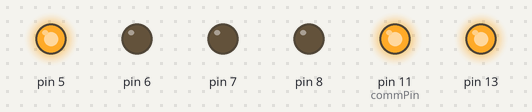
Bench run of a sketch on a simulated Arduino Uno, built with avr-gcc and run on an emulated ATmega328P. Parts: output pins drawn as LEDs (lit = HIGH).

Above: at 5.6 s.
At 7.1 s:
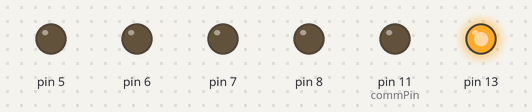
Timing chart, 0 to 8.4 s (numbered marks = the images above):
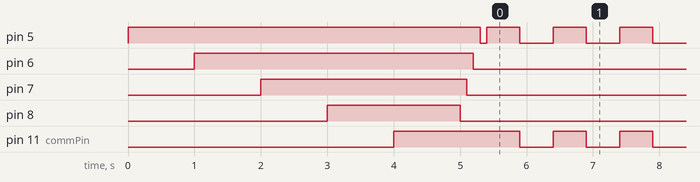

The sketch:

IndctrB.ino
```cpp
#include <SoftwareSerial.h>
//Version History:
//  v10 version is a copy of v9 with improvements:
//    1. updateLEDs() was updated to only sorth through numLasers
//    2. Moved pinBlinking[laser+4] =false and lastSignal[laser] = millis() inside of check function
//  v9 version is a copy of v8 with improvements:
//    1. add "if (laser <= numLasers) { //only update the laserState if it's from a valid laser"
//       to fix problem where numLasers=1, but there are Lasers 2 and 3 in testing sending valid signals
//       then Laser 2 & 3 turn into ghost lasers that never turn off.
//  v7 version is a copy of v6 with improvements:
//    1. currMillis is now initialized globally in beginning and used throughout
//    2. currMillis is used instead of multiple calls to millis() in the same comparison operation
//    3. errorCode changed to 90+laser so within 255 limit of a byte (instead of 880)
//    4. Definitely set all laser lights to an output and drive LOW in setup so known state and voltage
//  v2 version is identical to v1 but now includes turning the onboard LED on the arduino to increase minimum current draw.
//    1. The batteries we use have an autoshutoff feature that will trigger after some time if not enough current is drawn, and
//    we don't draw much when no lasers are active, so here we also turn the onboard LED on at all times to help prevent
//    the autoshutoff from activating. Onboard LED is pin 13.
//-------------------------------------------------------

//Specify total number of control boxes on this network
const int numLasers = 1; //num of actual in use lasers. turns off blinking of other laser channels that don't exist in the room
const int maxLasers = 4; //maximum number of lasers currently able to be monitored by one unit


//Specify pins that will be used by xbee for transmission
const int TX = 2; // XBee's DOUT (TX) is connected to pin 2 (Arduino's Software RX)
const int RX = 3; // XBee's DIN (RX) is connected to pin 3 (Arduino's Software TX)
SoftwareSerial XBee(TX, RX); //create XBee object of class SoftwareSerial

//Create an array to save the state (i.e. on/off) of each laser. Add 1 to skip the 0 index for more intuitive programming
int laserState[maxLasers + 1] = {0, 0, 0, 0, 0};


int in; //declare variable for value that will be read from XBee

const int commPin = 11; //pin number for comm light
boolean allSignalGood = true; //whether reading signal from all lasers. this is for comm pin, if any signal lost, comm pin will flash
boolean pinBlinking[commPin + 1]; //boolean values indicating if each pin should be blinking. again +1 to avoid 0-indexing

//Create an array to save the last timestamp from when a signal was read from each laser
unsigned long lastSignal[maxLasers + 1] = {0, 0, 0, 0, 0}; //again +1 to avoid 0-indexing

unsigned long lastBlink = 0;  //saves the timestamp of the last blink. This is last blink for all LEDs including comm
boolean blinkState = HIGH;  //alternates between HIGH and LOW for all LEDs that should be blinking

unsigned long prevMillis = 0;
const int interval = 200;  //time interval for state updates (ms)
const int commLoss = 2000; //time intervale at which we say communication has been lost with a laser (ms)

unsigned long currMillis = 0; //initialize and set current milliseconds to 0


void setup() {
  XBee.begin(9600); //begin xbee communication
  Serial.begin(9600); //begin serial communication with any console attached (e.g. the PC)

  //initialize the pinBlinking array as false for all pins (so initially none should be on)
  for (int i = 0; i <= commPin; i++) {
    pinBlinking[i] = false; //initialize the array
  }
  //Initialize LED pins. Pins 5-8 are laser LEDs, pin 11 is comm LED and is initialzed after
  for (int i = 5; i < 5 + maxLasers; i++) {
    pinMode(i, OUTPUT);
    digitalWrite(i, LOW);
  }

  //Set up redboard pin 11 as the commPin
  pinMode(commPin, OUTPUT);
  digitalWrite(commPin, LOW);

  //Turn LED for pin13 on to increase current from the battery to prevent it from auto-shutting off
  pinMode(13, OUTPUT);
  digitalWrite(13,HIGH);

  //Cycle through slowly all lights. The power supply will turn off if initial current isn't large enough, thus turn all on slowly.
  digitalWrite(5,HIGH);
  delay(1000);
  digitalWrite(6,HIGH);
  delay(1000);
  digitalWrite(7,HIGH);
  delay(1000);
  digitalWrite(8,HIGH);
  delay(1000);
  digitalWrite(commPin,HIGH);
  delay(1000);
  digitalWrite(8,LOW);
  delay(100);
  digitalWrite(7,LOW);
  delay(100);
  digitalWrite(6,LOW);
  delay(100);
  digitalWrite(5,LOW);
  delay(100);
}


void loop() {
  //Run the process to check for an Xbee input signal. Keeps Xbee buffer manageable.
  process();

  //Update LED states every 200ms
  //  Check if difference in timestamps exceeds global time interval variable
  //  notice this is better than a pure delay, because the if statement will be skipped
  //  and process() called many times before next 200ms LED on/off change
  //  currMillis-prevMillis <=0 added for rare millis() rollover case every 50 days
  currMillis = millis();
  if (long(currMillis - prevMillis) > interval || long(currMillis - prevMillis) <= 0) { //added long() around both OR expressions so they can return a negative value
    prevMillis = currMillis;

    //update whether each LED should be blinking based on signal timestamps
    allSignalGood = true; //this is for comm pin, if any signal lost
      //comm pin will flash
      //^reset comm and recheck all lasers for signal
    for (int i = 1; i < numLasers + 1; i++) {
      //blink laser LED if no signal for >3 seconds
      if (millis() - lastSignal[i] > commLoss) {
        pinBlinking[i + 4] = true; //set individual laser to blink as well
        allSignalGood = false; //we need to have comm blink now
      }
    }

    //If signal missing, blink comm LED.
    if (allSignalGood) {
      //digitalWrite(commPin, HIGH);//*******************
      pinBlinking[commPin] = false;
    }
    else {
      pinBlinking[commPin] = true; //set commPin also to blink state
    }
    updateLEDs(); //update all LEDs except for comm
  }

  //Run the blinking method
  errorBlink();
}


//process input from control boxes
void process() {
  if (XBee.available() > 0) { //check if something is available in xbee buffer to read from
    in = XBee.read(); //we assume here that over sufficient time you will read all lasers statistically

    //First check that the received byte is any of the expected valid values, otherwise exit and retry
    if (in != 10 && in != 11 && in != 20 && in != 21 && in != 30 && in != 31 && in != 40 && in != 41 && in != 91 && in != 92 && in != 93 && in != 94) {
      return;
    }

    //check for error codes, which should be set to 90+laserNumber
    if (in > 90) {
      laserError(in); //sets pinBlinking array element state for correspond laser in error
      return;
    }

    //tens digit = laser number
    //ones digit = state of the corresponding laser (1 for on, 0 for off)
    int laser = in / 10;
    int state = in - (laser * 10);
    //this is useful for when checking if comm should blink in main loop
    //every 2s if no signal then blink comm for any lost signal
    if (laser <= numLasers) { //only update the laserState if it's from a valid laser (i.e. if numLasers=1, don't accept signal from Laser 2)
      laserState[laser] = state; //set to 1 or 0 from controller output
      //update timestamp and state
      lastSignal[laser] = millis(); //set to current timestamp
      //set blinking to false because received signal
      pinBlinking[laser + 4] = false;
    }
  }
}

//When error code received, the corresponding laser light blinks,
// but comm light does not blink.
void laserError(int errorCode) {
  Serial.print("ERROR! CHECK MONITOR BOX #");
  Serial.println(errorCode - 90);
  pinBlinking[errorCode - 90 + 4] = true;
  //assuming controller sent correct error code, this sets correct laser LED into error state
}

//all LEDs that should be blinking will be blinking together at 1Hz
void errorBlink() {

  //compare current timestamp with last time everything blinked
  currMillis = millis();
  if (long(currMillis - lastBlink) >= 500 || long(currMillis - lastBlink) < 0) { //added long() around both OR expressions so they can return a negative value
    //check every pin in pinBlinking. If true, switch state.
    for (int i = 0; i <= commPin; i++) {
      if (pinBlinking[i]) {
        digitalWrite(i, blinkState);
      }
    }

    //update timestamp
    lastBlink = millis();
    //switch the blinkState for next LED state change
    blinkState = !blinkState;
  }
}

//For each laser LED with an active comm link (i.e. is not set for blinking), update its on/off state based on laserState[]
void updateLEDs() {
  for (int i = 1; i <= numLasers; i++) {
    if (!pinBlinking[i + 4])
      //update the on/off state of LED only if there is no commError for that pin
      digitalWrite(i + 4, laserState[i]); //this will also write LOW to any unused laser LEDs since array was initialied with all 0's
  }
  //Only update the comm pin to stay on (i.e. not blinking) if all signals from active lasers are okay
  if (allSignalGood){
    digitalWrite(commPin, HIGH);
  }
}
```

Measured:
- by itself, pin 5: repeats every 1.0 s: HIGH 0.50 s, LOW 0.50 s
- by itself, pin 11 (commPin): alternates HIGH for 0.50 s and LOW for 0.50 s
